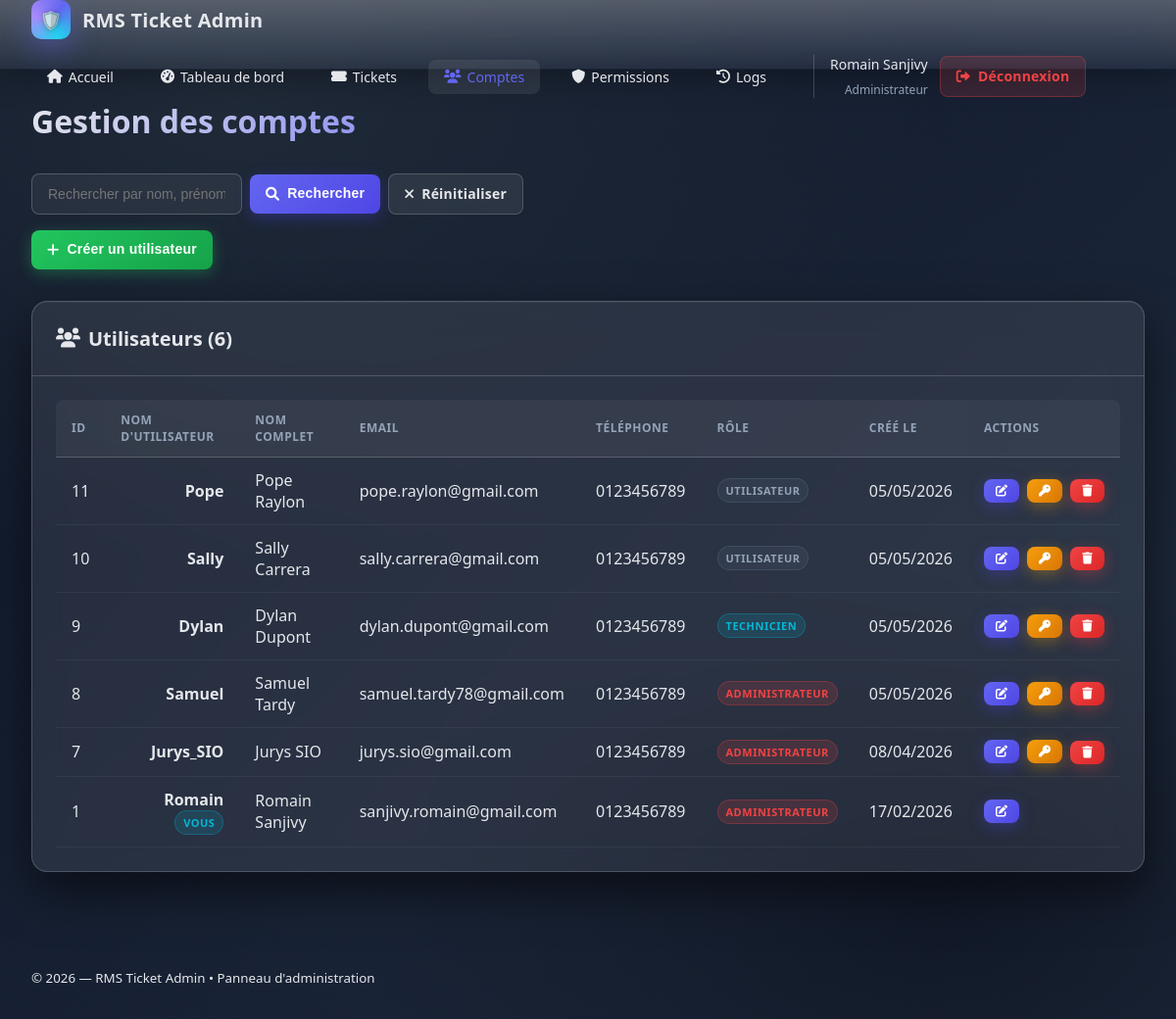
The page /AdminPanel/adminpanel.php?action=users (signed in) on the database its author committed.
### tables this page shows
CREATE TABLE `users` (
  `id` int(10) UNSIGNED NOT NULL,
  `username` varchar(50) NOT NULL,
  `nom` varchar(100) NOT NULL,
  `prenom` varchar(100) NOT NULL,
  `email` varchar(255) NOT NULL,
  `password_hash` varchar(255) NOT NULL,
  `numero_telephone` varchar(20) DEFAULT NULL,
  `droit` tinyint(1) NOT NULL DEFAULT 0,
  `created_at` timestamp NOT NULL DEFAULT current_timestamp()
);

### AdminPanel/adminpanel.php (the view, shortened to what this page needs)
<?php
function getConnection() {
    static $mysqli = null;
    if ($mysqli === null) {
        try {
            $mysqli = new mysqli(DB_HOST, DB_USER, DB_PASS, DB_NAME);
            $mysqli->set_charset(DB_CHARSET);
        } catch (Exception $e) {
            http_response_code(500);
            die('Erreur de connexion à la base de données.');
        }
    }
    return $mysqli;
}
function e(string $s): string {
    return htmlspecialchars($s, ENT_QUOTES | ENT_SUBSTITUTE, 'UTF-8');
}
function current_user(): ?array {
    $conn = getConnection();
    $stmt = $conn->prepare('SELECT * FROM users WHERE id = ?');
    $stmt->bind_param('i', $_SESSION['user_id']);
    $stmt->execute();
    $result = $stmt->get_result();
    return $result->fetch_assoc() ?: null;
}
function require_admin(): void {
    $user = current_user();
}
$action = $_GET['action'] ?? 'dashboard';
require_admin();
switch ($action) {
    case 'users':
        $search = trim($_GET['search'] ?? '');
        $users = users_list($search);
        page_layout('Gestion des comptes', users_view($users, $search));
        break;
}
function users_list($search): array {
    $conn = getConnection();
    $where = '1=1';
    $sql = "SELECT * FROM users WHERE $where ORDER BY created_at DESC";
    $stmt = $conn->prepare($sql);
    $stmt->execute();
    return $stmt->get_result()->fetch_all(MYSQLI_ASSOC);
}
function page_layout(string $title, string $content, array $opts = []): void {
    $current_user = current_user();
    $current_action = $_GET['action'] ?? 'dashboard';
?>
<!doctype html>
<html lang="fr">
<head>
    <link rel="stylesheet" href="adminpanel.css">
    <link href="https://cdnjs.cloudflare.com/ajax/libs/font-awesome/6.0.0/css/all.min.css" rel="stylesheet">
</head>
<body>
    <div class="noise"></div>
    <?php if (!($opts['hide_nav'] ?? false)): ?>
    <nav class="navbar">
        <div class="nav-container">
            <a href="../HomePage/index.php" class="nav-brand" style="text-decoration: none; color: inherit;">
                <div class="brand-logo">
                    <span>🛡️</span>
                </div>
                <div class="brand-text"><?= e(APP_NAME) ?></div>
            </a>
            <div class="nav-menu">
                <a href="../HomePage/index.php" class="nav-link">
                    <i class="fas fa-home"></i> Accueil
                </a>
                <a href="?action=dashboard" class="nav-link <?= $current_action === 'dashboard' ? 'active' : '' ?>">
                    <i class="fas fa-tachometer-alt"></i> Tableau de bord
                </a>
                <a href="?action=tickets" class="nav-link <?= $current_action === 'tickets' ? 'active' : '' ?>">
                    <i class="fas fa-ticket-alt"></i> Tickets
                </a>
                <a href="?action=users" class="nav-link <?= $current_action === 'users' ? 'active' : '' ?>">
                    <i class="fas fa-users"></i> Comptes
                </a>
                <?php if ($current_user['droit'] >= 2): ?>
                <a href="?action=permissions" class="nav-link <?= $current_action === 'permissions' ? 'active' : '' ?>">
                    <i class="fas fa-shield-alt"></i> Permissions
                </a>
                <?php endif; ?>
                <a href="?action=logs" class="nav-link <?= $current_action === 'logs' ? 'active' : '' ?>">
                    <i class="fas fa-history"></i> Logs
                </a>
                <div class="nav-user">
                    <div class="user-info">
                        <span class="user-name"><?= e($current_user['prenom'] . ' ' . $current_user['nom']) ?></span>
                        <span class="user-role">
                            <?php
                            switch($current_user['droit']) {
                                case 2: echo 'Administrateur'; break;
                            }
                            ?>
                        </span>
                    </div>
                    <a href="?action=logout" class="btn btn-logout">
                        <i class="fas fa-sign-out-alt"></i> Déconnexion
                    </a>
                </div>
            </div>
        </div>
  </nav>
<?php endif; ?>
    <main class="main-content">
<div class="container">
            <div class="page-header">
                <h1><?= e($title) ?></h1>
            </div>
  <?= $content ?>
</div>
    </main>
    <footer class="footer">
        <div class="container">
            <small>© <?= date('Y') ?> — <?= e(APP_NAME) ?> • Panneau d'administration</small>
        </div>
</footer>
</body>
</html>
<?php }
?>
<?php
function users_view($users, $search): string {
    $current_user = current_user();
?>
    <div class="page-actions">
        <div class="search-section">
            <form method="GET" class="search-form">
                <div class="search-group">
                    <input type="text" name="search" placeholder="Rechercher par nom, prénom, email..." value="<?= e($search) ?>" class="input">
                    <button type="submit" class="btn btn-primary">
                        <i class="fas fa-search"></i> Rechercher
                    </button>
                    <a href="?action=users" class="btn btn-secondary">
                        <i class="fas fa-times"></i> Réinitialiser
                    </a>
                </div>
            </form>
        </div>
        <?php if ($current_user['droit'] >= 2): ?>
        <div class="action-section">
            <button onclick="toggleModal('createUserModal')" class="btn btn-success">
                <i class="fas fa-plus"></i> Créer un utilisateur
            </button>
        </div>
        <?php endif; ?>
    </div>
    <div class="card">
        <div class="card-header">
            <h3><i class="fas fa-users"></i> Utilisateurs (<?= count($users) ?>)</h3>
        </div>
        <div class="card-content">
            <?php if (empty($users)): ?>
                <p class="empty-state">Aucun utilisateur trouvé</p>
            <?php else: ?>
                <div class="table-responsive">
                    <table class="table">
                        <thead>
                            <tr>
                                <th>ID</th>
                                <th>Nom d'utilisateur</th>
                                <th>Nom complet</th>
                                <th>Email</th>
                                <th>Téléphone</th>
                                <th>Rôle</th>
                                <th>Créé le</th>
                                <th>Actions</th>
                            </tr>
                        </thead>
                        <tbody>
                            <?php foreach ($users as $user): ?>
                            <tr>
                                <td><?= $user['id'] ?></td>
                                <td>
                                    <div class="user-info">
                                        <strong><?= e($user['username']) ?></strong>
                                        <?php if ($user['id'] == $_SESSION['user_id']): ?>
                                            <span class="badge badge-info">Vous</span>
                                        <?php endif; ?>
                                    </div>
                                </td>
                                <td><?= e($user['prenom'] . ' ' . $user['nom']) ?></td>
                                <td><?= e($user['email']) ?></td>
                                <td><?= e($user['numero_telephone'] ?? '-') ?></td>
                                <td>
                                    <span class="badge role-<?= $user['droit'] ?>">
                                        <?php
                                        switch($user['droit']) {
                                            case 2: echo 'Administrateur'; break;
                                            case 1: echo 'Technicien'; break;
                                            default: echo 'Utilisateur'; break;
                                        }
                                        ?>
                                    </span>
                                </td>
                                <td><?= date('d/m/Y', strtotime($user['created_at'])) ?></td>
                                <td>
                                    <div class="action-buttons">
                                        <button onclick="editUser(<?= htmlspecialchars(json_encode($user)) ?>)" class="btn btn-sm btn-primary">
                                            <i class="fas fa-edit"></i>
                                        </button>
                                        <?php if ($current_user['droit'] >= 2 && $user['id'] != $_SESSION['user_id']): ?>
                                        <button onclick="resetPassword(<?= $user['id'] ?>, '<?= e($user['username']) ?>')" class="btn btn-sm btn-warning">
                                            <i class="fas fa-key"></i>
                                        </button>
                                        <form method="POST" style="display: inline;" onsubmit="return confirm('Supprimer cet utilisateur ?')">
                                            <button type="submit" class="btn btn-sm btn-danger">
                                                <i class="fas fa-trash"></i>
                                            </button>
                                        </form>
                                        <?php endif; ?>
                                    </div>
                                </td>
                            </tr>
                            <?php endforeach; ?>
                        </tbody>
                    </table>
                </div>
            <?php endif; ?>
        </div>
    </div>
<?php
    return ob_get_clean();
}
?>

### rows shown on the page
users: prenom+nom "Romain Sanjivy", id "1", username "Romain", shows "VOUS", email "sanjivy.romain@gmail.com", numero_telephone "0123456789", droit "ADMINISTRATEUR", created_at "17/02/2026"
users: id "11", username "Pope", prenom+nom "Pope Raylon", email "pope.raylon@gmail.com", numero_telephone "0123456789", droit "UTILISATEUR", created_at "05/05/2026"
users: id "10", username "Sally", prenom+nom "Sally Carrera", email "sally.carrera@gmail.com", numero_telephone "0123456789", droit "UTILISATEUR", created_at "05/05/2026"
users: id "9", username "Dylan", prenom+nom "Dylan Dupont", email "dylan.dupont@gmail.com", numero_telephone "0123456789", droit "TECHNICIEN", created_at "05/05/2026"
users: id "8", username "Samuel", prenom+nom "Samuel Tardy", email "samuel.tardy78@gmail.com", numero_telephone "0123456789", droit "ADMINISTRATEUR", created_at "05/05/2026"
users: id "7", username "Jurys_SIO", prenom+nom "Jurys SIO", email "jurys.sio@gmail.com", numero_telephone "0123456789", droit "ADMINISTRATEUR", created_at "08/04/2026"

### other values the page prints
APP_NAME "RMS Ticket Admin"
$title "Gestion des comptes"
count($users) "6"
